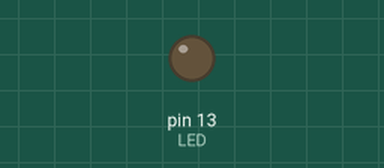
A sketch run on a simulated Arduino Uno, built with avr-gcc and run on an emulated ATmega328P. Shown: output pins drawn as LEDs (lit = HIGH).

Above: at 0.42 s.
At 39.9 s:
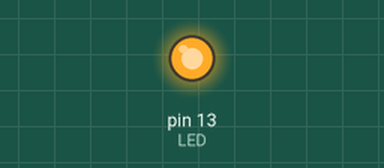
Timing chart, 0 to 40.0 s (numbered marks = the images above):
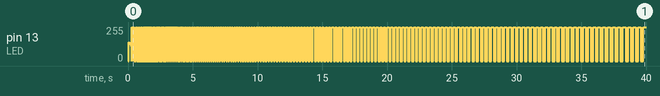

The sketch:

Iterative_Delay.ino
```cpp
/// Blink with for loop
//
int LED = 13; // LED connected to digital pin 13
int i; // Variable to hold our random value
void setup()
{
pinMode(LED, OUTPUT); // sets the digital
// pin as output
}
void loop()
{
// set I to 1; while i is less that 100 increment i by one
for(int i = 1;i <=50000; i++){
digitalWrite(LED, HIGH); // turns the LED on
delay(i); // set delay based on the value of i
digitalWrite(LED, LOW); // turns the LED off
delay(i); // set delay based on the value of i
}
}
```
